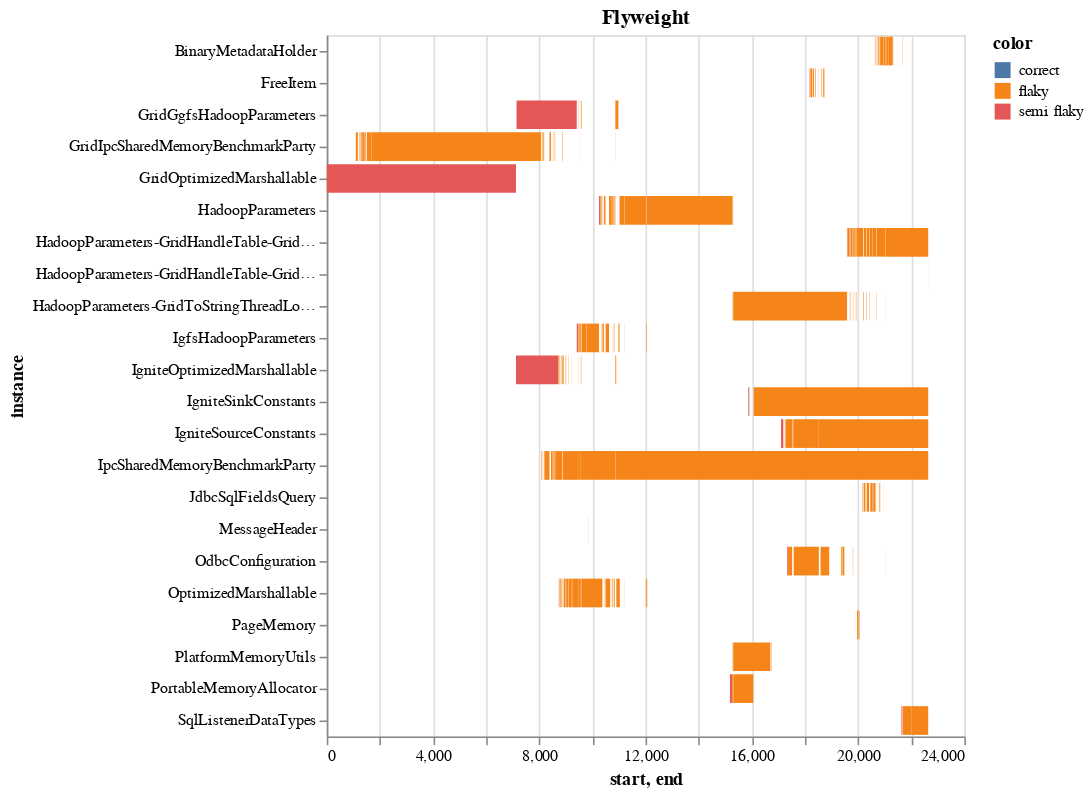
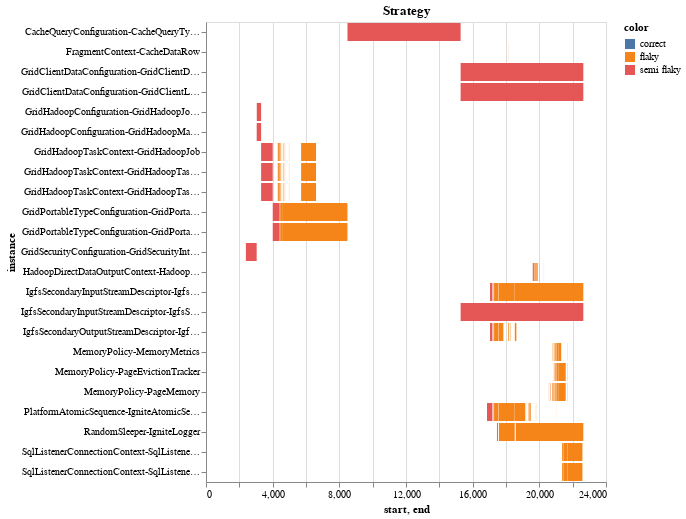
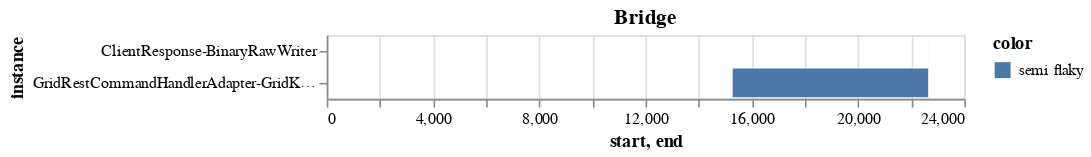

Source (notebook cell) for these figures, in order:
### Markdown cell above
**Brief Description** 

The y axis denotes the different instances of the deisgn patern. The names of the files involved are concatanated together. The x axis denotes the commit number. 

**Observations** 

We can see that there are a large number of design patterns that fade in and out at the beginning and/or end of a patterns life cycle. We also see a number of design patterns that stay around for a short while, or only exist for a single commit. We also don't see many design patterns that exist for a long period of time. We see one flyweight that exists the entire project (it get's renamed part way through). We also don't see large gaps in between design patterns. 

## Validation

Check to see if changes from one state to another only involve the modified files.

### Code cell
def getFileNames(file_list): 
    return [str(x).split('/')[-1].replace('.java', '') for x in file_list]
flaky_interval = {}
success = 0
fail = 0
for key, value in pattern_intervals.items():
    flaky_interval[key] = []
    for interval in value: 
        pattern_files = interval['instance'].split('-')
        start_success = False
        end_success = False
        for file in pattern_files: 
            if file in getFileNames(modified_files[interval['start']]):
                start_success = True
            if file in getFileNames(modified_files[interval['end']]):
                    end_success = True
        if not start_success:
            fail += 1
        else: 
            success+= 1
        if not start_success and not end_success:
            interval['color'] = 'flaky'
        elif not start_success or not end_success: 
            interval['color'] = 'semi flaky'
        else: 
            interval['color'] = 'correct'
        flaky_interval[key].append(interval)

print('Source Modification + DP detection:', success)
print('No Source Modification + DP Detection:', fail)
                
for key, value in flaky_interval.items(): 
    source = pd.DataFrame(value)
    display(alt.Chart(source).mark_bar().encode(
        x='start',
        x2='end',
        y='instance',
        color='color'
    ).properties(title=key))

### Figure 1 — Vega-Lite specification as saved in the notebook (floating-point values rounded to 4 significant figures; data arrays with more than 128 entries replaced by an {"elided": "..."} marker saying what was removed)
{"config": {"view": {"continuousWidth": 400, "continuousHeight": 300}}, "data": {"name": "data-a9ae7e8934ef2e4c8b348c92455c9085"}, "mark": "bar", "encoding": {"color": {"type": "nominal", "field": "color"}, "x": {"type": "quantitative", "field": "start"}, "x2": {"field": "end"}, "y": {"type": "nominal", "field": "instance"}}, "title": "Flyweight", "$schema": "https://vega.github.io/schema/vega-lite/v4.8.1.json", "datasets": {"data-a9ae7e8934ef2e4c8b348c92455c9085": {"elided": "266 records"}}}

### Figure 2 — Vega-Lite specification as saved in the notebook (floating-point values rounded to 4 significant figures; data arrays with more than 128 entries replaced by an {"elided": "..."} marker saying what was removed)
{"config": {"view": {"continuousWidth": 400, "continuousHeight": 300}}, "data": {"name": "data-25da23924fea6c172293ab5f1ad8a89a"}, "mark": "bar", "encoding": {"color": {"type": "nominal", "field": "color"}, "x": {"type": "quantitative", "field": "start"}, "x2": {"field": "end"}, "y": {"type": "nominal", "field": "instance"}}, "title": "Strategy", "$schema": "https://vega.github.io/schema/vega-lite/v4.8.1.json", "datasets": {"data-25da23924fea6c172293ab5f1ad8a89a": {"elided": "186 records"}}}

### Figure 3 — Vega-Lite specification as saved in the notebook (floating-point values rounded to 4 significant figures)
{"config": {"view": {"continuousWidth": 400, "continuousHeight": 300}}, "data": {"name": "data-2c7ab21075e3042d7c5b6b5bc9d97d8d"}, "mark": "bar", "encoding": {"color": {"type": "nominal", "field": "color"}, "x": {"type": "quantitative", "field": "start"}, "x2": {"field": "end"}, "y": {"type": "nominal", "field": "instance"}}, "title": "Bridge", "$schema": "https://vega.github.io/schema/vega-lite/v4.8.1.json", "datasets": {"data-2c7ab21075e3042d7c5b6b5bc9d97d8d": [{"instance": "GridRestCommandHandlerAdapter-GridKernalContext", "start": 15278, "end": 22639, "color": "semi flaky"}, {"instance": "ClientResponse-BinaryRawWriter", "start": 22640, "end": 22639, "color": "semi flaky"}]}}
